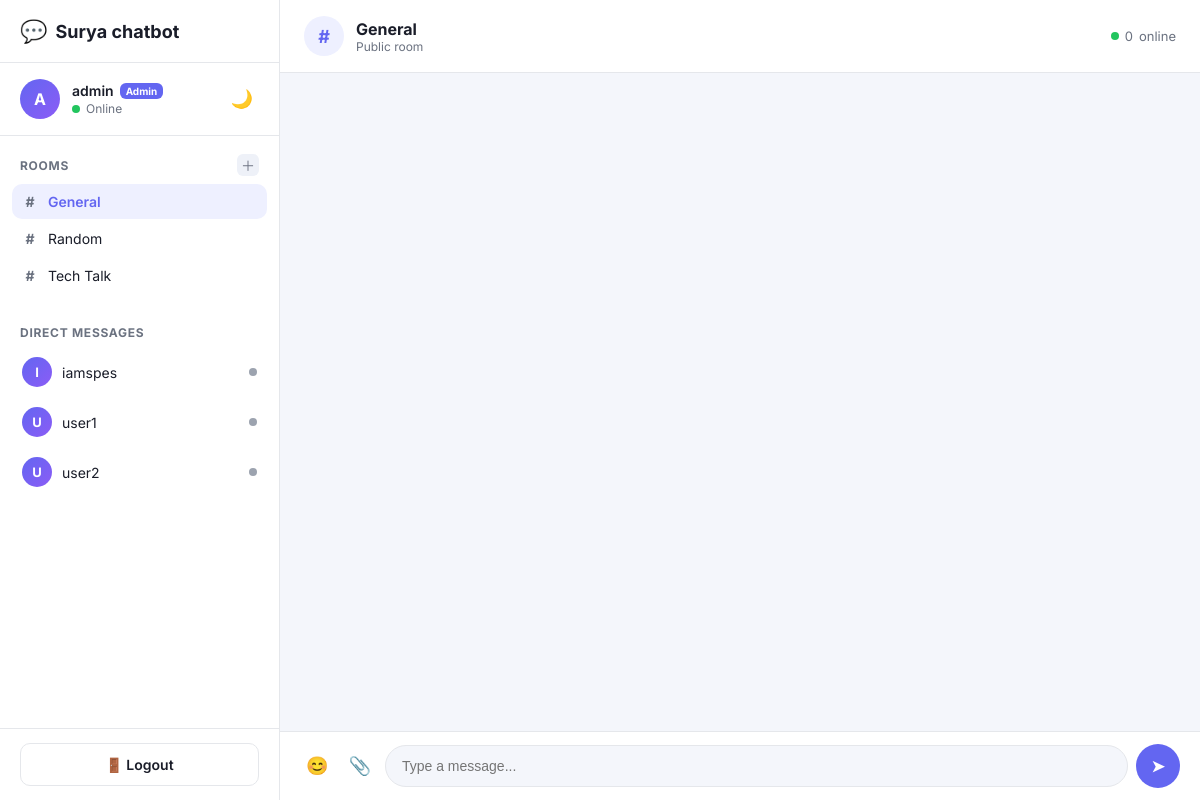
The page /chat (signed in) on the database its author committed.
### tables this page shows
CREATE TABLE chat_rooms (
            id INTEGER PRIMARY KEY AUTOINCREMENT,
            name TEXT UNIQUE NOT NULL,
            is_private INTEGER DEFAULT 0,
            created_by TEXT,
            created_at TIMESTAMP DEFAULT CURRENT_TIMESTAMP
        );

CREATE TABLE users (
            id INTEGER PRIMARY KEY AUTOINCREMENT,
            username TEXT UNIQUE NOT NULL,
            password_hash TEXT NOT NULL,
            is_admin INTEGER DEFAULT 0,
            created_at TIMESTAMP DEFAULT CURRENT_TIMESTAMP
        );

### app.py (the view)
@app.route("/chat")
@login_required
def chat():
    conn = get_db()
    users = conn.execute(
        "SELECT username, is_admin FROM users ORDER BY username"
    ).fetchall()
    rooms = conn.execute(
        "SELECT * FROM chat_rooms WHERE is_private = 0 ORDER BY name"
    ).fetchall()
    conn.close()
    return render_template(
        "chat.html",
        username=session["username"],
        is_admin=session.get("is_admin", False),
        users=users,
        rooms=rooms
    )

### app.py (called while the page is built)
def get_db():
    conn = sqlite3.connect(DATABASE)
    conn.row_factory = sqlite3.Row
    conn.execute("PRAGMA foreign_keys = ON")
    return conn

def login_required(f):
    @wraps(f)
    def decorated(*args, **kwargs):
        if "username" not in session:
            return redirect(url_for("login"))
        return f(*args, **kwargs)
    return decorated

### templates/chat.html (shortened to what this page needs)
{% extends "base.html" %}
{% block content %}
<div class="app">
    <aside class="sidebar" id="sidebar">
        <div class="sidebar-header">
            <div class="brand">
                <span class="brand-icon">💬</span>
                <span class="brand-name">Surya chatbot</span>
            </div>
        </div>
        <div class="user-profile">
            <div class="avatar">{{ username[0]|upper }}</div>
            <div class="user-info">
                <div class="user-name">{{ username }}{% if is_admin %} <span class="admin-badge">Admin</span>{% endif %}</div>
                <div class="user-status"><span class="status-dot online"></span> Online</div>
            </div>
            <button class="icon-btn" id="themeToggle" title="Toggle theme">🌙</button>
        </div>
        <div class="sidebar-section">
            <div class="sidebar-section-header">
                <h3>Rooms</h3>
                <button class="icon-btn-sm" id="addRoomBtn" title="Create room">＋</button>
            </div>
            <div class="room-list" id="roomList">
                {% for room in rooms %}
                <div class="room-item {% if loop.first %}active{% endif %}" data-room="{{ room.name }}" data-type="group">
                    <span class="room-icon">#</span>
                    <span class="room-name">{{ room.name }}</span>
                </div>
                {% endfor %}
            </div>
        </div>
        <div class="sidebar-section">
            <div class="sidebar-section-header">
                <h3>Direct Messages</h3>
            </div>
            <div class="user-list" id="userList">
                {% for user in users %}
                    {% if user.username != username %}
                    <div class="room-item" data-room="" data-type="private" data-user="{{ user.username }}">
                        <span class="avatar avatar-sm">{{ user.username[0]|upper }}</span>
                        <span class="room-name">{{ user.username }}</span>
                        <span class="status-dot offline user-dot" data-user-dot="{{ user.username }}"></span>
                    </div>
                    {% endif %}
                {% endfor %}
            </div>
        </div>
        <div class="sidebar-footer">
            <a href="{{ url_for('logout') }}" class="btn btn-outline btn-block">🚪 Logout</a>
        </div>
    </aside>
    <main class="chat-main">
        <header class="chat-header">
            <div class="chat-title">
                <span class="chat-title-icon" id="chatTitleIcon">#</span>
                <div>
                    <h2 id="chatRoomName">General</h2>
                    <p class="chat-subtitle" id="chatSubtitle">Public room</p>
                </div>
            </div>
            <div class="online-summary">
                <span class="status-dot online"></span>
                <span id="onlineCount">0</span> online
            </div>
        </header>
        <div class="messages-container" id="messagesContainer">
        </div>
        <footer class="chat-footer">
            <form id="messageForm" class="message-form">
                <button type="button" class="icon-btn" id="emojiBtn" title="Emoji">😊</button>
                <button type="button" class="icon-btn" id="attachBtn" title="Attach file">📎</button>
                <input type="text" id="messageInput" class="message-input" placeholder="Type a message..." autocomplete="off" maxlength="2000">
                <button type="submit" class="btn btn-primary send-btn" title="Send">➤</button>
            </form>
        </footer>
    </main>
</div>
{% endblock %}

### templates/base.html (shortened to what this page needs)
<!DOCTYPE html>
<html lang="en" data-theme="light">
<head>
    <link rel="stylesheet" href="{{ url_for('static', filename='css/style.css') }}">
</head>
<body>
    {% block content %}{% endblock %}
</body>
</html>

### rows shown on the page
chat_rooms: name "General"
chat_rooms: name "Random"
chat_rooms: name "Tech Talk"
users: username "I", username "iamspes"
users: username "U", username "user1"
users: username "U", username "user2"

### other values the page prints
{{ username[0]|upper }} "A"
{{ username }} "admin"
